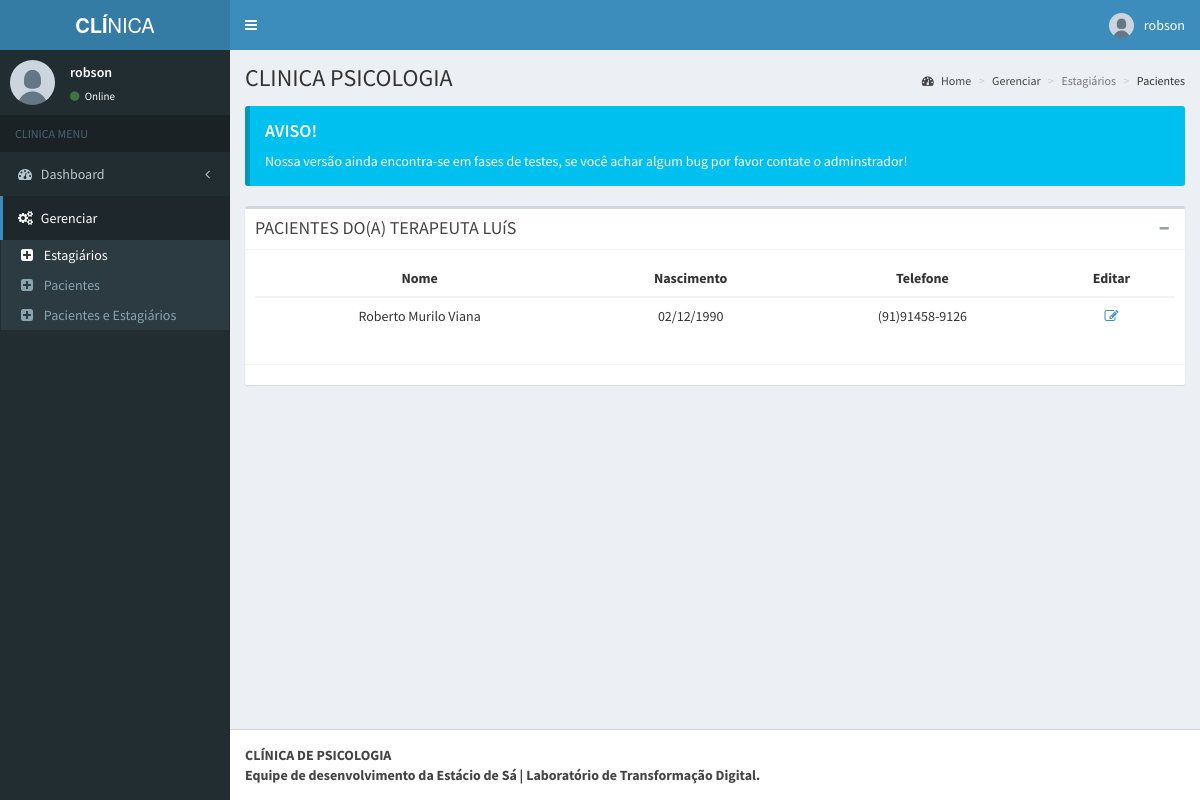
Screenshot of /professor/pacientes-terapeuta.php?id=5 (signed in) with the database file from the repository.
### tables this page shows
CREATE TABLE `tbl_user_terapeuta` (
  `id` int(11) NOT NULL,
  `id_disponibilidade` int(11) UNSIGNED NOT NULL,
  `id_professor` int(11) NOT NULL,
  `nome` varchar(50) NOT NULL,
  `usuario` varchar(20) NOT NULL,
  `email` varchar(100) NOT NULL,
  `senha` varchar(255) NOT NULL,
  `date` timestamp NOT NULL DEFAULT current_timestamp() ON UPDATE current_timestamp()
);

CREATE TABLE `tbl_paciente_terapeuta` (
  `id` int(11) NOT NULL,
  `id_paciente` int(11) UNSIGNED NOT NULL,
  `id_terapeuta` int(11) NOT NULL,
  `id_status_consulta` int(11) NOT NULL,
  `registro` timestamp NOT NULL DEFAULT current_timestamp()
);

CREATE TABLE `tbl_paciente` (
  `id` int(11) UNSIGNED NOT NULL,
  `nome` varchar(150) NOT NULL,
  `nascimento` date NOT NULL,
  `rg` int(11) NOT NULL,
  `cpf` int(11) NOT NULL,
  `id_genero` int(11) UNSIGNED NOT NULL,
  `id_contato` int(11) UNSIGNED NOT NULL,
  `id_escolaridade` int(11) UNSIGNED NOT NULL,
  `id_profissao` int(11) UNSIGNED NOT NULL,
  `id_renda_familiar` int(11) UNSIGNED NOT NULL,
  `id_estado_civil` int(11) UNSIGNED NOT NULL,
  `id_endereco` int(11) UNSIGNED NOT NULL,
  `id_maturidade` int(11) NOT NULL,
  `nome_responsavel` varchar(255) NOT NULL,
  `id_tipo_paciente` int(11) UNSIGNED NOT NULL DEFAULT 1,
  `ativo` tinyint(1) NOT NULL DEFAULT 1
);

CREATE TABLE `tbl_contato` (
  `id` int(11) UNSIGNED NOT NULL,
  `email` varchar(50) NOT NULL,
  `telefone_residencial` varchar(20) NOT NULL,
  `telefone_recado` varchar(20) NOT NULL,
  `celular` varchar(20) NOT NULL
);

### professor/pacientes-terapeuta.php (the view, shortened to what this page needs)
<?php
include('../db/conexao.php');
$id_terapeuta = $_GET['id'] ?? '';
$id_terapeuta = trim($id_terapeuta);
?>
<!DOCTYPE html>
<html>
<head>
  <link rel="stylesheet" href="../admin/bootstrap/css/bootstrap.min.css">
  <link rel="stylesheet" href="https://maxcdn.bootstrapcdn.com/font-awesome/4.4.0/css/font-awesome.min.css">
  <link rel="stylesheet" href="https://code.ionicframework.com/ionicons/2.0.1/css/ionicons.min.css">
  <link rel="stylesheet" href="../admin/dist/css/AdminLTE.min.css">
  <link rel="stylesheet" href="../admin/dist/css/skins/_all-skins.min.css">
</head>
<body class="hold-transition skin-blue fixed sidebar-mini">
  <div class="wrapper">
    <header class="main-header">
      <a href="#" class="logo">
        <span class="logo-lg"><b>CLÍ</b>NICA</span>
      </a>
      <nav class="navbar navbar-static-top" role="navigation">
        <a href="#" class="sidebar-toggle" data-toggle="offcanvas" role="button">
        </a>
        <div class="navbar-custom-menu">
          <ul class="nav navbar-nav">
            <li class="dropdown user user-menu">
              <a href="#" class="dropdown-toggle" data-toggle="dropdown">
                <img src="../admin/dist/img/user.jpg" class="user-image" alt="User Image">
                <span class="hidden-xs"><?php echo $_SESSION['nome']; ?></span>
              </a>
            </li>
          </ul>
        </div>
      </nav>
    </header>
    <aside class="main-sidebar">
      <section class="sidebar">
        <div class="user-panel">
          <div class="pull-left image">
            <img src="../admin/dist/img/user.jpg" class="img-circle" alt="User Image">
          </div>
          <div class="pull-left info">
            <p><?php echo $_SESSION['nome']; ?></p>
            <a href="#"><i class="fa fa-circle text-success"></i> Online</a>
          </div>
        </div>
        <ul class="sidebar-menu">
          <li class="header">CLINICA MENU</li>
          <li class="treeview">
            <a href="#">
              <i class="fa fa-dashboard"></i> <span>Dashboard</span> <i class="fa fa-angle-left pull-right"></i>
            </a>
          </li>
          <li class="treeview active">
            <a href="#">
              <i class="fa fa-gears"></i>
              <span>Gerenciar</span>
            </a>
            <ul class="treeview-menu">
              <li class="active"><a href="terapeutas.php"><i class="fa fa-plus-square"></i> Estagiários</a></li>
              <li><a href="pacientes.php"><i class="fa fa-plus-square"></i> Pacientes</a></li>
              <li><a href="pacientes-terapeutas.php"><i class="fa fa-plus-square"></i> Pacientes e Estagiários</a></li>
            </ul>
          </li>
    </aside>
    <div class="content-wrapper">
      <section class="content-header">
        <h1>
          CLINICA PSICOLOGIA
        </h1>
        <ol class="breadcrumb">
          <li><a href="../../../index.php"><i class="fa fa-dashboard"></i> Home</a></li>
          <li><a href="#">Gerenciar</a></li>
          <li class="active">Estagiários</li>
          <li>Pacientes</li>
        </ol>
      </section>
      <section class="content">
        <div class="callout callout-info">
          <h4>AVISO!</h4>
          <p>Nossa versão ainda encontra-se em fases de testes, se você achar algum bug por favor contate o adminstrador!</p>
        </div>
        <div class="box">
          <div class="box-header with-border">
            <?php
              $sql = "SELECT t.nome AS terapeutaNome FROM tbl_user_terapeuta t WHERE t.id = $id_terapeuta";
              $result = mysqli_query($mysqli, $sql);
              $row = mysqli_fetch_assoc($result);
            ?>
            <h3 class="box-title">PACIENTES DO(A) TERAPEUTA <?php echo  strtoupper($row['terapeutaNome']) ?></h3>
            <div class="box-tools pull-right">
              <button class="btn btn-box-tool" data-widget="collapse" data-toggle="tooltip" title="Collapse"><i class="fa fa-minus"></i></button>
            </div>
          </div>
          <div class="box-body">
            <div>
              <table class="table table-hover text-center">
                <thead class="table-dark">
                  <tr>
                    <th scope="col">Nome</th>
                    <th scope="col">Nascimento</th>
                    <th scope="col">Telefone</th>
                    <th scope="col">Editar</th>
                  </tr>
                </thead>
                <tbody>
                  <?php
                  $sql = "SELECT pt.id AS ptId, pt.id_terapeuta, pt.id_paciente, p.nome, p.nascimento, c.celular
                          FROM tbl_paciente_terapeuta pt
                          JOIN tbl_paciente p ON p.id = pt.id_paciente
                          JOIN tbl_user_terapeuta t ON t.id = pt.id_terapeuta
                          JOIN tbl_contato c ON c.id = p.id_contato
                          WHERE t.id = $id_terapeuta AND pt.id_status_consulta != 2
                          ORDER BY p.nome ASC";
                  $result = mysqli_query($mysqli, $sql);
                  while ($row = mysqli_fetch_assoc($result)) {
                  ?>
                    <tr>
                      <td><?php echo $row["nome"] ?></td>
                      <td><?php echo date('d/m/Y', strtotime($row["nascimento"])) ?></td>
                      <td><?php echo $row["celular"] ?></td>
                      <td>
                        <a href="gerenciar/gerenciar-paciente-atualizar.php?id=<?php echo $row['ptId'] ?>" class="link-dark"><i class="fa fa-edit"></i></a>
                      </td>
                    </tr>
                  <?php
                  }
                  ?>
                </tbody>
              </table>
            </div>
          </div>
          <div class="box-footer">
          </div>
        </div>
      </section>
    </div>
    <footer class="main-footer">
      <strong>CLÍNICA DE PSICOLOGIA <br> Equipe de desenvolvimento da Estácio de Sá | Laboratório de Transformação Digital.</strong>
    </footer>
  </div>
</body>
</html>

### rows the page displays
tbl_user_terapeuta: nome "LUíS"
tbl_paciente_terapeuta: id_paciente.nome "Roberto Murilo Viana", id_paciente.nascimento "02/12/1990", tbl_contato.celular "(91)91458-9126"

### other values shown
$_SESSION['nome'] "robson"
